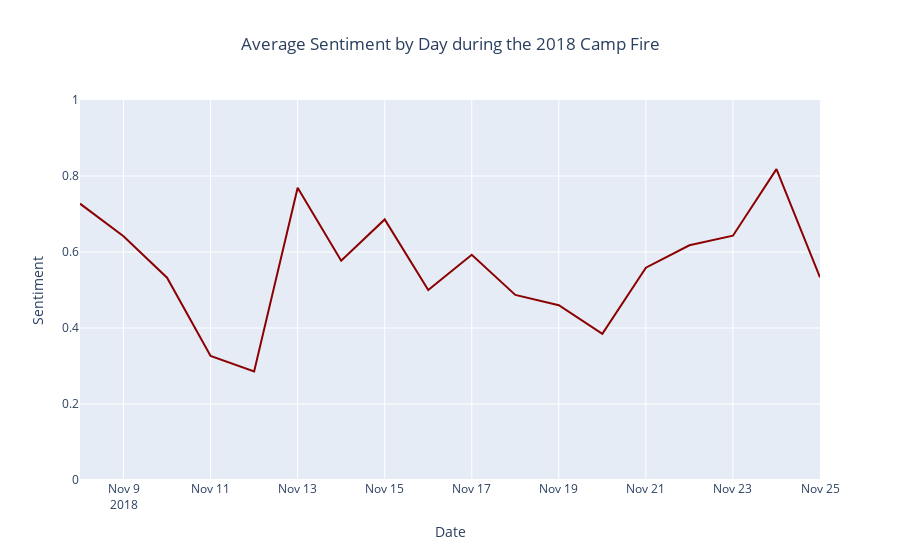

The notebook cell this image was saved under:
### Code cell
# Plotly Sentiment over time
fig = px.line(pd.DataFrame(clustered['2018-11-08':].resample('D')['sent'].mean()).reset_index(),
             x = 'timestamp',
             y = 'sent',
             title = 'Average Sentiment by Day during the 2018 Camp Fire',
             labels={
                 'timestamp' : 'Date',
                 'sent' : 'Sentiment'
             }).update(layout=dict(title=dict(x=0.5)))
fig.update_yaxes(range=[0,1])
fig.update_traces(line_color='darkred')

fig.show()

### Figure 1 — Plotly figure (JSON) as saved in the notebook; plotly's stock layout.template omitted (floating-point values rounded to 4 significant figures)
{"data": [{"hoverlabel": {"namelength": 0}, "hovertemplate": "Date=%{x}<br>Sentiment=%{y}", "legendgroup": "", "line": {"color": "darkred", "dash": "solid"}, "mode": "lines", "name": "", "showlegend": false, "type": "scatter", "x": ["2018-11-08T00:00:00", "2018-11-09T00:00:00", "2018-11-10T00:00:00", "2018-11-11T00:00:00", "2018-11-12T00:00:00", "2018-11-13T00:00:00", "2018-11-14T00:00:00", "2018-11-15T00:00:00", "2018-11-16T00:00:00", "2018-11-17T00:00:00", "2018-11-18T00:00:00", "2018-11-19T00:00:00", "2018-11-20T00:00:00", "2018-11-21T00:00:00", "2018-11-22T00:00:00", "2018-11-23T00:00:00", "2018-11-24T00:00:00", "2018-11-25T00:00:00"], "xaxis": "x", "y": [0.7273, 0.6415, 0.5323, 0.3265, 0.2857, 0.7692, 0.5769, 0.6857, 0.5, 0.5926, 0.4872, 0.46, 0.3846, 0.5588, 0.6176, 0.6429, 0.8182, 0.5333], "yaxis": "y"}], "layout": {"legend": {"tracegroupgap": 0}, "title": {"text": "Average Sentiment by Day during the 2018 Camp Fire", "x": 0.5}, "xaxis": {"anchor": "y", "domain": [0, 1], "title": {"text": "Date"}}, "yaxis": {"anchor": "x", "domain": [0, 1], "range": [0, 1], "title": {"text": "Sentiment"}}}}
